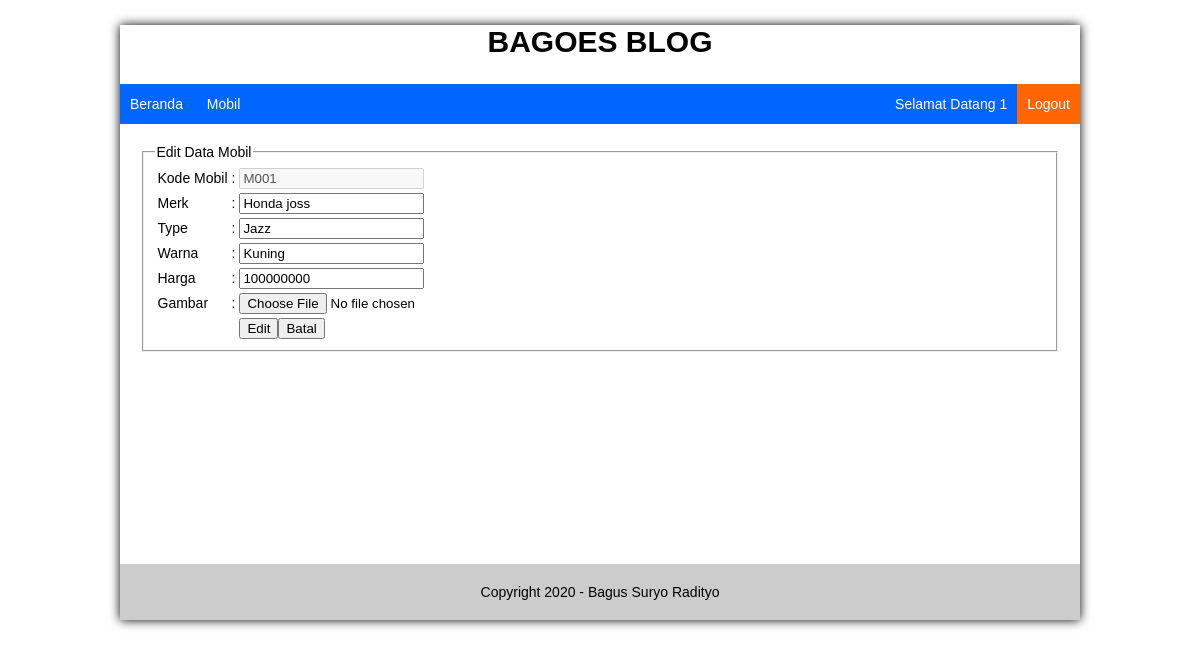
Page /index.php?page=mobil&action=edit&kdmobil=M001 (signed in) on the committed database.
### tables this page shows
CREATE TABLE `tb_mobil` (
  `kode_mobil` varchar(20) NOT NULL,
  `merk` varchar(30) NOT NULL,
  `type` varchar(30) NOT NULL,
  `warna` varchar(30) NOT NULL,
  `harga` varchar(30) NOT NULL,
  `gambar` varchar(50) NOT NULL
);

### inc/edit_mobil.php (the view, shortened to what this page needs)
<fieldset>
	<legend>Edit Data Mobil</legend>
	<?php
	$kdmobil = @$_GET['kdmobil'];
	$sql = mysql_query("select * from tb_mobil where kode_mobil = '$kdmobil' ") or die (mysql_error());
	$data = mysql_fetch_array($sql);
	?>
	<form action="" method="post" enctype="multipart/form-data">
		<table>
			<tr>
				<td>Kode Mobil</td>
				<td>:</td>
				<td><input type="text" name="kode_mobil" value="<?php echo $data['kode_mobil']; ?>" disabled="disabled"/></td>
			</tr>
			<tr>
				<td>Merk</td>
				<td>:</td>
				<td><input type="text" name="merk" value="<?php echo $data['merk']; ?>" /></td>
			</tr>
			<tr>
				<td>Type</td>
				<td>:</td>
				<td><input type="text" name="type" value="<?php echo $data['type']; ?>" /></td>
			</tr>
			<tr>
				<td>Warna</td>
				<td>:</td>
				<td><input type="text" name="warna" value="<?php echo $data['warna']; ?>" /></td>
			</tr>
			<tr>
				<td>Harga</td>
				<td>:</td>
				<td><input type="text" name="harga" value="<?php echo $data['harga']; ?>"/></td>
			</tr>
			<tr>
				<td>Gambar</td>
				<td>:</td>
				<td><input type="file" name="gambar" /></td>
			</tr>
			<tr>
				<td></td>
				<td></td>
				<td><input type="submit" name="edit" value="Edit" /><input type="reset" value="Batal" /></td>
			</tr>
		</table>
	</form>
</fieldset>

### index.php (style rules this page uses)
body { font-family: arial; font-size: 14px; }

### rows in the picture
tb_mobil: kode_mobil "M001", merk "Honda joss", type "Jazz", warna "Kuning", harga "100000000"

### other values in the picture
$user_terlogin "1"
